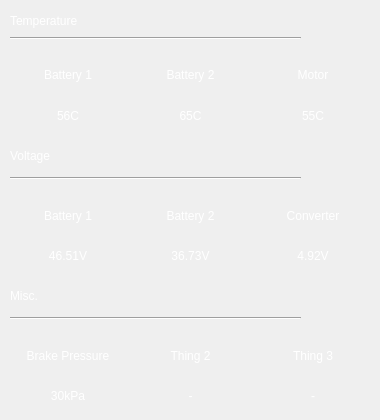
      <widget class="QWidget" name="tab">
       <attribute name="title">
        <string>Instrument Panel</string>
       </attribute>
       <widget class="QLabel" name="temperature_title">
        <property name="geometry">
         <rect>
          <x>10</x>
          <y>10</y>
          <width>111</width>
          <height>21</height>
         </rect>
        </property>
        <property name="autoFillBackground">
         <bool>false</bool>
        </property>
        <property name="styleSheet">
         <string notr="true">font: 75 10pt &quot;Microsoft JhengHei&quot;;
color: rgb(255, 255, 255);</string>
        </property>
        <property name="text">
         <string>Temperature</string>
        </property>
       </widget>
       <widget class="Line" name="line_2">
        <property name="geometry">
         <rect>
          <x>10</x>
          <y>30</y>
          <width>291</width>
          <height>16</height>
         </rect>
        </property>
        <property name="orientation">
         <enum>Qt::Horizontal</enum>
        </property>
       </widget>
       <widget class="QWidget" name="horizontalLayoutWidget_2">
        <property name="geometry">
         <rect>
          <x>10</x>
          <y>49</y>
          <width>361</width>
          <height>51</height>
         </rect>
        </property>
        <layout class="QHBoxLayout" name="temp_layout_1">
         <item>
          <widget class="QLabel" name="bat_1_temp_label">
           <property name="styleSheet">
            <string notr="true">color: rgb(255, 255, 255);
font: 75 8pt &quot;Microsoft JhengHei&quot;;</string>
           </property>
           <property name="text">
            <string>Battery 1</string>
           </property>
           <property name="alignment">
            <set>Qt::AlignCenter</set>
           </property>
          </widget>
         </item>
         <item>
          <widget class="QLabel" name="bat_2_temp_label">
           <property name="styleSheet">
            <string notr="true">color: rgb(255, 255, 255);
font: 75 8pt &quot;Microsoft JhengHei&quot;;</string>
           </property>
           <property name="text">
            <string>Battery 2</string>
           </property>
           <property name="alignment">
            <set>Qt::AlignCenter</set>
           </property>
          </widget>
         </item>
         <item>
          <widget class="QLabel" name="motor_temp_label">
           <property name="styleSheet">
            <string notr="true">color: rgb(255, 255, 255);
font: 75 8pt &quot;Microsoft JhengHei&quot;;
</string>
           </property>
           <property name="text">
            <string>Motor</string>
           </property>
           <property name="alignment">
            <set>Qt::AlignCenter</set>
           </property>
          </widget>
         </item>
        </layout>
       </widget>
       <widget class="QWidget" name="horizontalLayoutWidget_3">
        <property name="geometry">
         <rect>
          <x>10</x>
          <y>100</y>
          <width>361</width>
          <height>31</height>
         </rect>
        </property>
        <layout class="QHBoxLayout" name="temp_layout_2">
         <item>
          <widget class="QLabel" name="battery_1_temp">
           <property name="styleSheet">
            <string notr="true">color: rgb(255, 255, 255);</string>
           </property>
           <property name="text">
            <string>56C</string>
           </property>
           <property name="alignment">
            <set>Qt::AlignCenter</set>
           </property>
          </widget>
         </item>
         <item>
          <widget class="QLabel" name="battery_2_temp">
           <property name="styleSheet">
            <string notr="true">color: rgb(255, 255, 255);</string>
           </property>
           <property name="text">
            <string>65C</string>
           </property>
           <property name="alignment">
            <set>Qt::AlignCenter</set>
           </property>
          </widget>
         </item>
         <item>
          <widget class="QLabel" name="motor_temp">
           <property name="styleSheet">
            <string notr="true">color: rgb(255, 255, 255);</string>
           </property>
           <property name="text">
            <string>55C</string>
           </property>
           <property name="alignment">
            <set>Qt::AlignCenter</set>
           </property>
          </widget>
         </item>
        </layout>
       </widget>
       <widget class="QWidget" name="horizontalLayoutWidget_4">
        <property name="geometry">
         <rect>
          <x>10</x>
          <y>190</y>
          <width>361</width>
          <height>51</height>
         </rect>
        </property>
        <layout class="QHBoxLayout" name="temp_layout_3">
         <item>
          <widget class="QLabel" name="bat_1_volt_label">
           <property name="styleSheet">
            <string notr="true">color: rgb(255, 255, 255);
font: 75 8pt &quot;Microsoft JhengHei&quot;;</string>
           </property>
           <property name="text">
            <string>Battery 1</string>
           </property>
           <property name="alignment">
            <set>Qt::AlignCenter</set>
           </property>
          </widget>
         </item>
         <item>
          <widget class="QLabel" name="bat_2_volt_label">
           <property name="styleSheet">
            <string notr="true">color: rgb(255, 255, 255);
font: 75 8pt &quot;Microsoft JhengHei&quot;;</string>
           </property>
           <property name="text">
            <string>Battery 2</string>
           </property>
           <property name="alignment">
            <set>Qt::AlignCenter</set>
           </property>
          </widget>
         </item>
         <item>
          <widget class="QLabel" name="conv_volt_label">
           <property name="styleSheet">
            <string notr="true">color: rgb(255, 255, 255);
font: 75 8pt &quot;Microsoft JhengHei&quot;;</string>
           </property>
           <property name="text">
            <string>Converter</string>
           </property>
           <property name="alignment">
            <set>Qt::AlignCenter</set>
           </property>
          </widget>
         </item>
        </layout>
       </widget>
       <widget class="QLabel" name="label_12">
        <property name="geometry">
         <rect>
          <x>10</x>
          <y>140</y>
          <width>111</width>
          <height>31</height>
         </rect>
        </property>
        <property name="autoFillBackground">
         <bool>false</bool>
        </property>
        <property name="styleSheet">
         <string notr="true">font: 75 10pt &quot;Microsoft JhengHei&quot;;
color: rgb(255, 255, 255);</string>
        </property>
        <property name="text">
         <string>Voltage</string>
        </property>
       </widget>
       <widget class="QWidget" name="horizontalLayoutWidget_5">
        <property name="geometry">
         <rect>
          <x>10</x>
          <y>240</y>
          <width>361</width>
          <height>31</height>
         </rect>
        </property>
        <layout class="QHBoxLayout" name="temp_layout_4">
         <item>
          <widget class="QLabel" name="bat_1_volt">
           <property name="styleSheet">
            <string notr="true">color: rgb(255, 255, 255);</string>
           </property>
           <property name="text">
            <string>46.51V</string>
           </property>
           <property name="alignment">
            <set>Qt::AlignCenter</set>
           </property>
          </widget>
         </item>
         <item>
          <widget class="QLabel" name="bat_2_volt">
           <property name="styleSheet">
            <string notr="true">color: rgb(255, 255, 255);</string>
           </property>
           <property name="text">
            <string>36.73V</string>
           </property>
           <property name="alignment">
            <set>Qt::AlignCenter</set>
           </property>
          </widget>
         </item>
         <item>
          <widget class="QLabel" name="conv_volt">
           <property name="styleSheet">
            <string notr="true">color: rgb(255, 255, 255);</string>
           </property>
           <property name="text">
            <string>4.92V</string>
           </property>
           <property name="alignment">
            <set>Qt::AlignCenter</set>
           </property>
          </widget>
         </item>
        </layout>
       </widget>
       <widget class="Line" name="line_4">
        <property name="geometry">
         <rect>
          <x>10</x>
          <y>170</y>
          <width>291</width>
          <height>16</height>
         </rect>
        </property>
        <property name="orientation">
         <enum>Qt::Horizontal</enum>
        </property>
       </widget>
       <widget class="QLabel" name="label_25">
        <property name="geometry">
         <rect>
          <x>10</x>
          <y>280</y>
          <width>111</width>
          <height>31</height>
         </rect>
        </property>
        <property name="autoFillBackground">
         <bool>false</bool>
        </property>
        <property name="styleSheet">
         <string notr="true">font: 75 10pt &quot;Microsoft JhengHei&quot;;
color: rgb(255, 255, 255);</string>
        </property>
        <property name="text">
         <string>Misc.</string>
        </property>
       </widget>
       <widget class="QWidget" name="horizontalLayoutWidget_10">
        <property name="geometry">
         <rect>
          <x>10</x>
          <y>330</y>
          <width>361</width>
          <height>51</height>
         </rect>
        </property>
        <layout class="QHBoxLayout" name="temp_layout_9">
         <item>
          <widget class="QLabel" name="brake_press_label">
           <property name="styleSheet">
            <string notr="true">color: rgb(255, 255, 255);
font: 75 8pt &quot;Microsoft JhengHei&quot;;</string>
           </property>
           <property name="text">
            <string>Brake Pressure</string>
           </property>
           <property name="alignment">
            <set>Qt::AlignCenter</set>
           </property>
          </widget>
         </item>
         <item>
          <widget class="QLabel" name="thing_2_label">
           <property name="styleSheet">
            <string notr="true">color: rgb(255, 255, 255);
font: 75 8pt &quot;Microsoft JhengHei&quot;;</string>
           </property>
           <property name="text">
            <string>Thing 2</string>
           </property>
           <property name="alignment">
            <set>Qt::AlignCenter</set>
           </property>
          </widget>
         </item>
         <item>
          <widget class="QLabel" name="thing_3_label">
           <property name="styleSheet">
            <string notr="true">font: 75 8pt &quot;Microsoft JhengHei&quot;;
color: rgb(255, 255, 255);</string>
           </property>
           <property name="text">
            <string>Thing 3</string>
           </property>
           <property name="alignment">
            <set>Qt::AlignCenter</set>
           </property>
          </widget>
         </item>
        </layout>
       </widget>
       <widget class="QWidget" name="horizontalLayoutWidget_11">
        <property name="geometry">
         <rect>
          <x>10</x>
          <y>380</y>
          <width>361</width>
          <height>31</height>
         </rect>
        </property>
        <layout class="QHBoxLayout" name="temp_layout_10">
         <item>
          <widget class="QLabel" name="brake_pressure">
           <property name="styleSheet">
            <string notr="true">color: rgb(255, 255, 255);</string>
           </property>
           <property name="text">
            <string>30kPa</string>
           </property>
           <property name="alignment">
            <set>Qt::AlignCenter</set>
           </property>
          </widget>
         </item>
         <item>
          <widget class="QLabel" name="thing_2">
           <property name="styleSheet">
            <string notr="true">color: rgb(255, 255, 255);</string>
           </property>
           <property name="text">
            <string>-</string>
           </property>
           <property name="alignment">
            <set>Qt::AlignCenter</set>
           </property>
          </widget>
         </item>
         <item>
          <widget class="QLabel" name="thing_3">
           <property name="styleSheet">
            <string notr="true">color: rgb(255, 255, 255);</string>
           </property>
           <property name="text">
            <string>-</string>
           </property>
           <property name="alignment">
            <set>Qt::AlignCenter</set>
           </property>
          </widget>
         </item>
        </layout>
       </widget>
       <widget class="Line" name="line_5">
        <property name="geometry">
         <rect>
          <x>10</x>
          <y>310</y>
          <width>291</width>
          <height>16</height>
         </rect>
        </property>
        <property name="orientation">
         <enum>Qt::Horizontal</enum>
        </property>
       </widget>
      </widget>
